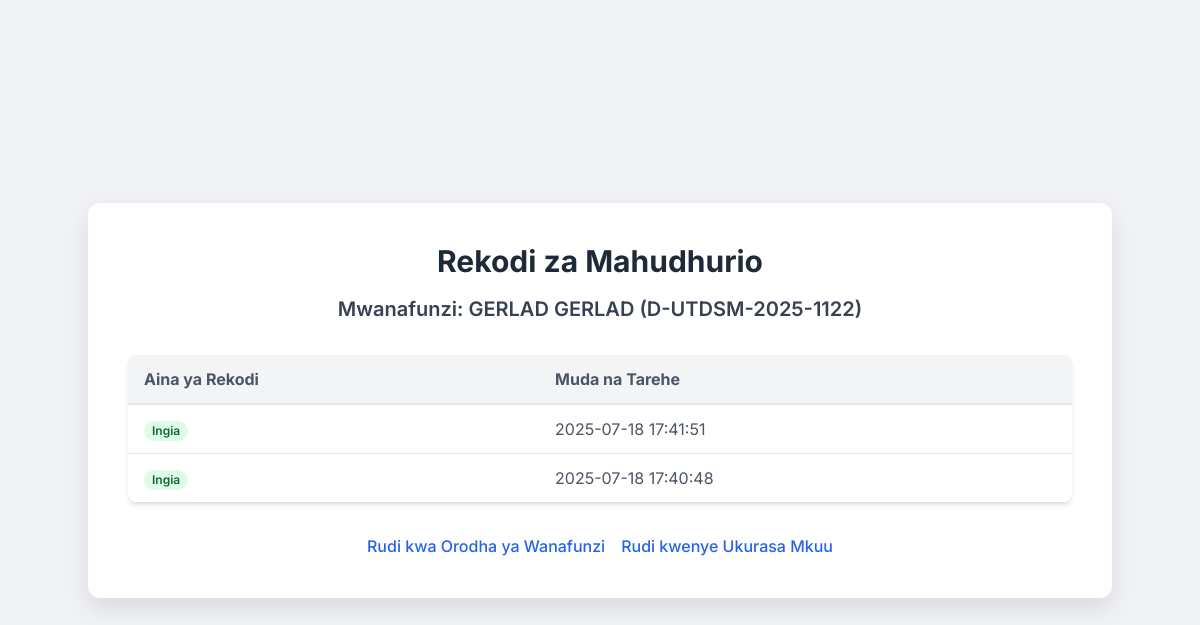
Screenshot of /view_attendance/1 with the database file from the repository.
### app.py (models this page shows, shortened)
class Student(db.Model):
    id = db.Column(db.Integer, primary_key=True)
    registration_number = db.Column(db.String(80), unique=True, nullable=False)
    firstname = db.Column(db.String(120), nullable=False)
    middlename = db.Column(db.String(120))
    department = db.Column(db.String(120))
    programme = db.Column(db.String(120))
    academic_year = db.Column(db.String(20))
    year_of_study = db.Column(db.String(20))
    semester = db.Column(db.String(20))
    registration_status = db.Column(db.Integer, default=0) # 1 for registered, 0 for not registered
    passport_size_path = db.Column(db.String(255)) # Path to the uploaded passport size image (relative to static)
    attendance_records = db.relationship('AttendanceRecord', backref='student', lazy=True, cascade="all, delete-orphan")

class AttendanceRecord(db.Model):
    id = db.Column(db.Integer, primary_key=True)
    student_id = db.Column(db.Integer, db.ForeignKey('student.id'), nullable=False)
    timestamp = db.Column(db.DateTime, default=datetime.utcnow)
    record_type = db.Column(db.String(10), nullable=False) # 'signin' or 'signout'

### app.py (the view)
@app.route('/view_attendance/<int:student_id>')
def view_attendance(student_id):
    student = Student.query.get_or_404(student_id)
    attendance_records = AttendanceRecord.query.filter_by(student_id=student_id).order_by(AttendanceRecord.timestamp.desc()).all()
    return render_template('view_attendance.html', student=student, records=attendance_records)

### templates/view_attendance.html (shortened to what this page needs)
<!DOCTYPE html>
<html lang="sw">
<head>
    <script src="https://cdn.tailwindcss.com"></script>
</head>
<body>
    <div class="container">
        <h1 class="text-3xl font-bold text-center text-gray-800 mb-4">Rekodi za Mahudhurio</h1>
        <h2 class="text-xl font-semibold text-center text-gray-700 mb-8">Mwanafunzi: {{ student.firstname }} {{ student.middlename if student.middlename else '' }} ({{ student.registration_number }})</h2>
        <div class="overflow-x-auto rounded-lg shadow-md">
            <table class="min-w-full divide-y divide-gray-200">
                <thead class="bg-gray-50">
                    <tr class="table-header">
                        <th>Aina ya Rekodi</th>
                        <th>Muda na Tarehe</th>
                    </tr>
                </thead>
                <tbody class="bg-white divide-y divide-gray-200">
                    {% for record in records %}
                    <tr class="table-row">
                        <td>
                            {% if record.record_type == 'signin' %}
                                <span class="px-2 inline-flex text-xs leading-5 font-semibold rounded-full bg-green-100 text-green-800">
                                    Ingia
                                </span>
                            {% else %}
                                <span class="px-2 inline-flex text-xs leading-5 font-semibold rounded-full bg-blue-100 text-blue-800">
                                    Toka
                                </span>
                            {% endif %}
                        </td>
                        <td>{{ record.timestamp.strftime('%Y-%m-%d %H:%M:%S') }}</td>
                    </tr>
                    {% else %}
                    <tr>
                        <td colspan="2" class="px-6 py-4 whitespace-nowrap text-center text-gray-500">
                            Hakuna rekodi za mahudhurio zilizopatikana kwa mwanafunzi huyu.
                        </td>
                    </tr>
                    {% endfor %}
                </tbody>
            </table>
        </div>
        <div class="flex justify-center mt-8">
            <a href="{{ url_for('view_students') }}" class="text-blue-600 hover:text-blue-800 font-medium mr-4">Rudi kwa Orodha ya Wanafunzi</a>
            <a href="{{ url_for('index') }}" class="text-blue-600 hover:text-blue-800 font-medium">Rudi kwenye Ukurasa Mkuu</a>
        </div>
    </div>
</body>
</html>

### templates/view_attendance.html (style rules this page uses)
body { font-family: 'Inter', sans-serif; background-color: #f0f2f5; display: flex; justify-content: center; align-items: center; min-height: 100vh; margin: 0; }
.container { background-color: #ffffff; border-radius: 12px; box-shadow: 0 10px 25px rgba(0, 0, 0, 0.1); padding: 2.5rem; width: 100%; max-width: 800px; }
.table-header th { padding: 0.75rem 1rem; text-align: left; font-weight: 700; color: #4b5563; background-color: #f3f4f6; border-bottom: 2px solid #e5e7eb; }
.table-row td { padding: 0.75rem 1rem; border-bottom: 1px solid #e5e7eb; color: #4b5563; }
.table-row:last-child td { border-bottom: none; }

### rows the page displays
Student: firstname "GERLAD", middlename "GERLAD", registration_number "D-UTDSM-2025-1122"
AttendanceRecord: record_type "Ingia", timestamp "2025-07-18 17:41:51"
AttendanceRecord: record_type "Ingia", timestamp "2025-07-18 17:40:48"
